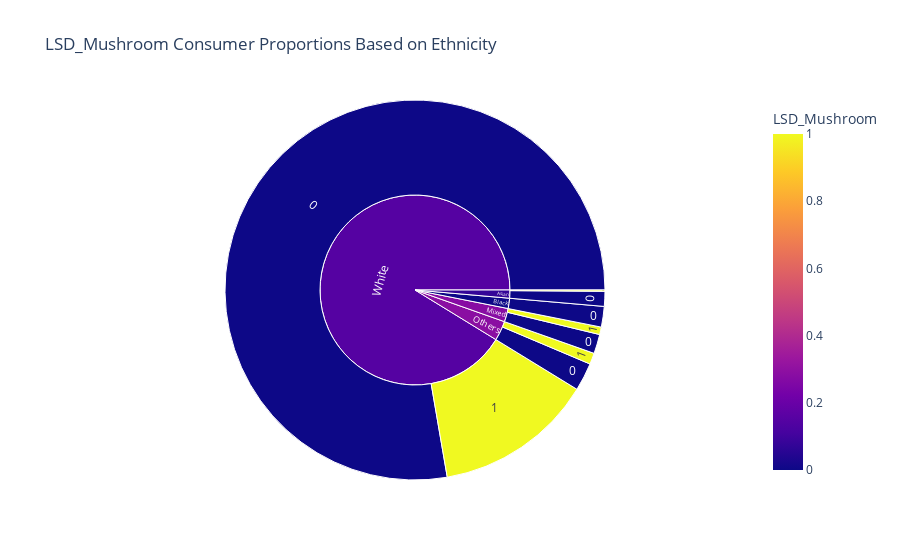

The cell this chart's notebook holds for it:
### Code cell
display ( plot_bar('Ethnicity'),visualize_sunburst('Ethnicity'))

### Figure 1 — Plotly figure (JSON) as saved in the notebook; plotly's stock layout.template omitted (floating-point values rounded to 4 significant figures)
{"data": [{"branchvalues": "total", "customdata": [[0], [0], [0], [0], [0], [1], [1], [1], [1], [0.07692], [0], [0.2791], [0.2857], [0.1483]], "domain": {"x": [0, 1], "y": [0, 1]}, "hovertemplate": "labels=%{label}<br>count=%{value}<br>parent=%{parent}<br>id=%{id}<br>LSD_Mushroom=%{color}<extra></extra>", "ids": ["Asian/0", "Black/0", "Mixed/0", "Others/0", "White/0", "Asian/1", "Mixed/1", "Others/1", "White/1", "Asian", "Black", "Mixed", "Others", "White"], "labels": ["0", "0", "0", "0", "0", "1", "1", "1", "1", "Asian", "Black", "Mixed", "Others", "White"], "marker": {"coloraxis": "coloraxis", "colors": [0, 0, 0, 0, 0, 1, 1, 1, 1, 0.07692, 0, 0.2791, 0.2857, 0.1483]}, "name": "", "parents": ["Asian", "Black", "Mixed", "Others", "White", "Asian", "Mixed", "Others", "White", "", "", "", "", ""], "type": "sunburst", "values": [24, 33, 31, 45, 1465, 2, 12, 18, 255, 26, 33, 43, 63, 1720]}], "layout": {"coloraxis": {"colorbar": {"title": {"text": "LSD_Mushroom"}}, "colorscale": [[0, "#0d0887"], [0.1111, "#46039f"], [0.2222, "#7201a8"], [0.3333, "#9c179e"], [0.4444, "#bd3786"], [0.5556, "#d8576b"], [0.6667, "#ed7953"], [0.7778, "#fb9f3a"], [0.8889, "#fdca26"], [1, "#f0f921"]]}, "legend": {"tracegroupgap": 0}, "title": {"text": "LSD_Mushroom Consumer Proportions Based on Ethnicity"}}}
